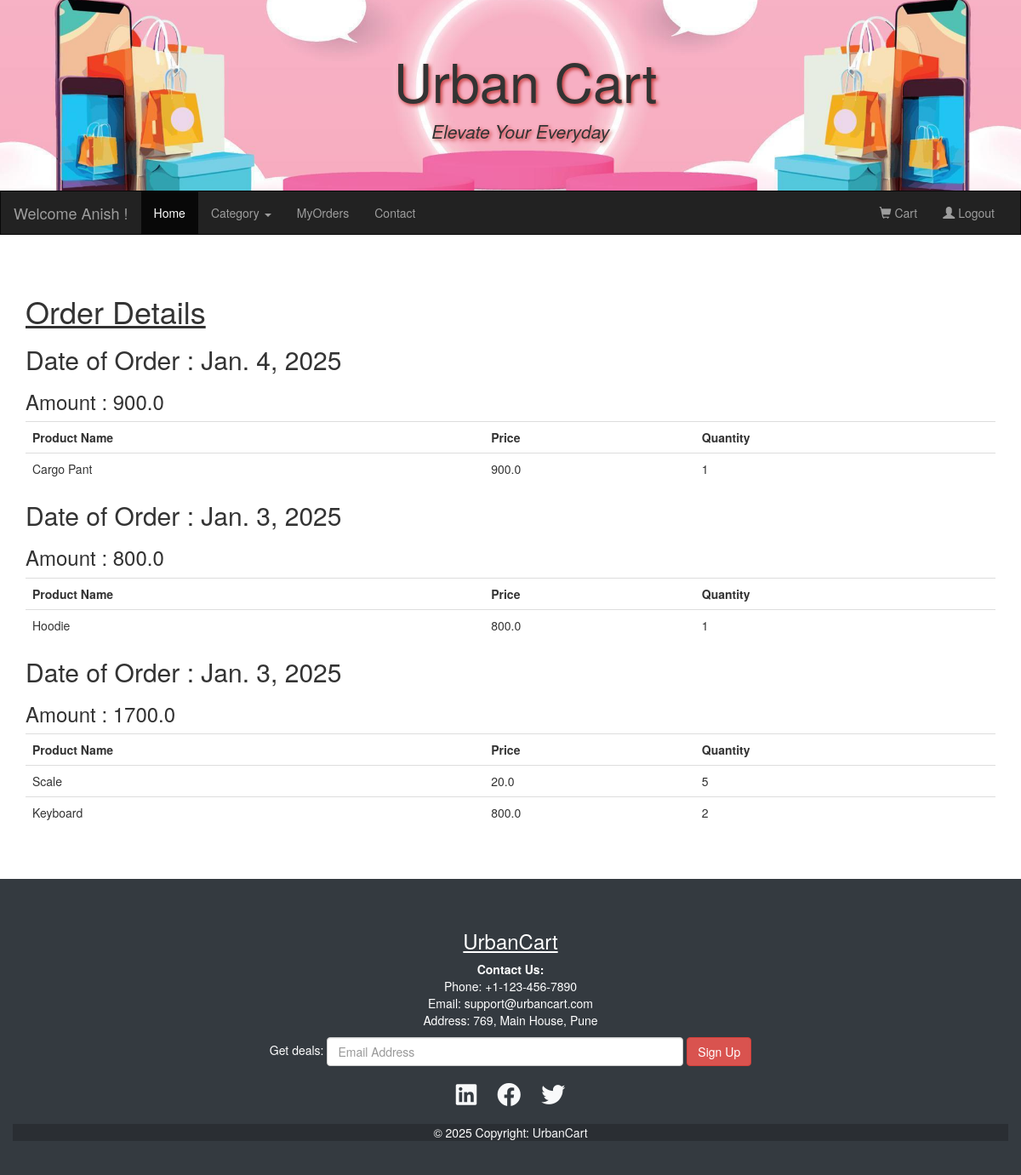
/MyOrders (signed in), run on the app's committed database.
### UserApp/models.py (models this page shows)
class Order_Master(models.Model):
    date_of_order = models.DateField(default= datetime.now)
    amount = models.FloatField(default=1000)
    user = models.ForeignKey(UserInfo,on_delete=models.SET_NULL,null=True)
    class Meta:
        db_table = "OrderMaster"

class MyCart(models.Model):
    product = models.ForeignKey(Product,on_delete=models.SET_NULL, null=True)
    user = models.ForeignKey(UserInfo ,on_delete=models.SET_NULL, null=True)
    quantity =  models.IntegerField(default=1)
    status = models.ForeignKey(Status,on_delete=models.CASCADE, default=2)
    order_id = models. ForeignKey(Order_Master, on_delete=models. CASCADE, null=True)
    class Meta:
        db_table = "MyCart"

### AdminApp/models.py (models this page shows)
class Product(models.Model):
    product_name  = models.CharField(max_length=30)
    price = models.FloatField(default=200)
    description = models.CharField(max_length=70)
    image = models.ImageField(default='abc.jpg', upload_to='Images')
    quantity = models.IntegerField(default=20)
    category = models.ForeignKey(Category, on_delete=models.CASCADE)
    class Meta:
        db_table = 'Product'

### UserApp/views.py (the view)
# urls.py: path('MyOrders',views.MyOrders),
def MyOrders(request):
    cats = Category.objects.all()
    user = UserInfo.objects.get(username = request.session["uname"])
    orders = Order_Master.objects.filter(user=user).order_by('-date_of_order')
    items={}
    for order in orders:
        items[order] = MyCart.objects.filter(order_id=order, user=user)
    return render(request,"MyOrder.html",{"items":items,"cats":cats})

### UserApp/templates/MyOrder.html
{%extends "homepage.html"%}
{%block content%}
<u><h1>Order Details</h1></u>
{%for order,item in items.items%}
<h2>Date of Order : {{order.date_of_order}}</h2>
<h3>Amount : {{order.amount}}</h3>
<table class="table">
    <tr>
        <th>Product Name</th>
        <th>Price</th>
        <th>Quantity</th>
    </tr>
    {%for p in item%}
    <tr>
        <td>{{p.product.product_name}}</td>
        <td>{{p.product.price}}</td>
        <td>{{p.quantity}}</td>
    </tr>
    {%endfor%}
</table>
{%endfor%}
{%endblock%}

### data on the page
Order_Master: date_of_order "Jan. 4, 2025", amount "900.0"
MyCart: product.product_name "Cargo Pant", product.price "900.0", quantity "1"
Order_Master: date_of_order "Jan. 3, 2025", amount "800.0"
MyCart: product.product_name "Hoodie", product.price "800.0", quantity "1"
Order_Master: date_of_order "Jan. 3, 2025", amount "1700.0"
MyCart: product.product_name "Scale", product.price "20.0", quantity "5"
MyCart: product.product_name "Keyboard", product.price "800.0", quantity "2"

### other printed values
{{ request.session.uname }} "Anish"
